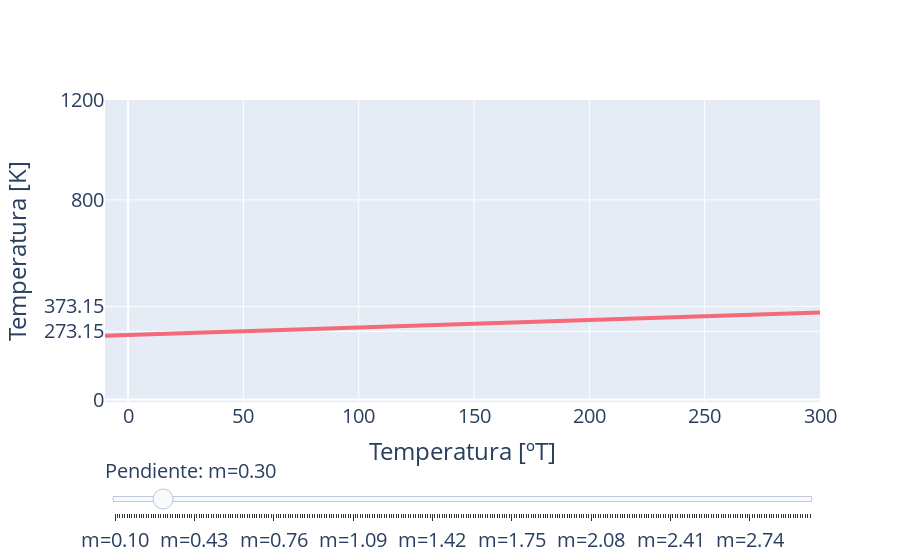

Notebook code for this chart:
### Code cell
import plotly.graph_objects as go
import plotly.express as px

import numpy as np


fig = go.Figure()

layout = go.Layout(yaxis=dict(range=[-10,1200],
                              tickvals=[0,273.15,373.15,800,1200],
                              title='Temperatura [K]'),
                   xaxis=dict(range=[-10,300],
                              tickvals=[0,50,100,150,200,250,300],
                              title='Temperatura [ºT]'),
                   font=dict(size=20))



pasos = np.arange(0.1, 3, 0.01)

for m in pasos:
    fig.add_trace(
        go.Scatter(
            visible=False,
            line=dict(color="#F56A79", width=4),
            name="m={0:.2f}".format(m),
            x=np.linspace(-10, 300),
            y=m*np.linspace(-10, 300) + 273.1-m*50))

# horizon = np.zeros_like( np.linspace(-10,300) )
# fig.add_trace( go.Scatter(visible=True,x=np.linspace(-10,300),y=horizon) )
#fig.update_layout(xaxis_range=[-10,300])
#fig.update_layout(yaxis_range=[-10,1500])
fig.update_layout(layout)

fig.data[20].visible = True


# Create and add slider
steps = []
for i in range(len(fig.data)):
    step = dict(
        method="update",
        args=[{"visible": [False] * len(fig.data)},
              {"title": "m = (y2-y1)/(x2-x1)"}],
        label="m={0:.2f}".format(pasos[i]),
    )
    step["args"][0]["visible"][i] = True  # Toggle i'th trace to "visible"
    steps.append(step)

sliders = [dict(
    active=20,
    currentvalue={"prefix": "Pendiente: "},
    pad={"t": 50},
    steps=steps
)]

fig.update_layout(
    sliders = sliders
)

fig.show()
